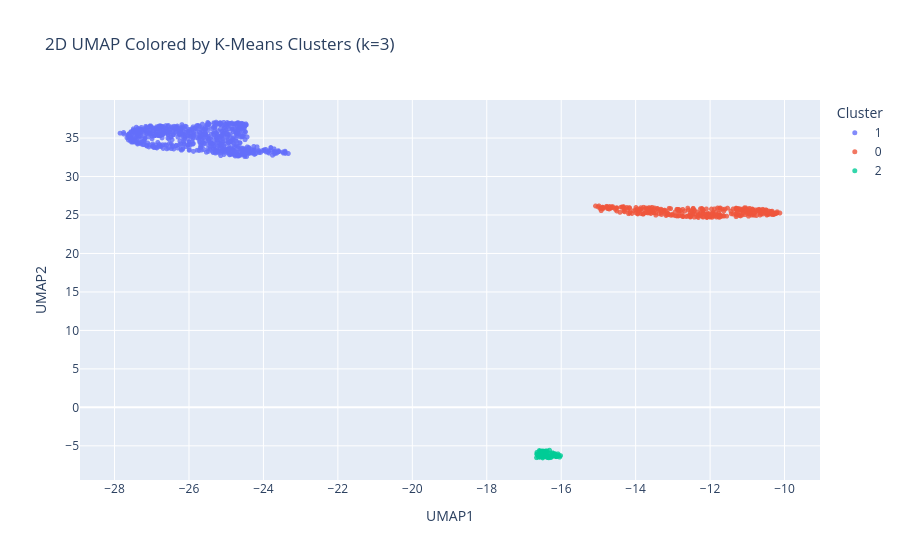

Here is the notebook cell this chart was saved with:
### Markdown cell above
Select a random representative trace from each of the clusters and plot it

### Code cell
# Clustering and Representative Traces (2D Projection, K=3)
print("Performing clustering to find representative traces...")

# 1. Calculate 2D UMAP for final cluster figure
print("Calculating 2D UMAP for final cluster figure...")
# Ensure we use n_components=2 explicitly
if 'umap' not in locals():
    import umap
reducer_2d = umap.UMAP(n_components=2, n_neighbors=30, n_epochs=500, min_dist=0.1, random_state=42)
umap_2d = reducer_2d.fit_transform(embeddings)

# 2. Perform Clustering (K-Means on 2D UMAP coords)
# User observed 3 clusters
from sklearn.cluster import KMeans
n_clusters = 3  # Explicitly defined
kmeans = KMeans(n_clusters=n_clusters, random_state=42)
cluster_labels_km = kmeans.fit_predict(umap_2d)

# 3. Select ONE RANDOM representative trace from EACH cluster
# Strategy: Find all points in cluster, pick one index randomly
print(f"Selecting a random representative trace for each of the {n_clusters} clusters...")

fig, axes = plt.subplots(n_clusters, 1, figsize=(10, 3*n_clusters), sharex=True)
if n_clusters == 1: axes = [axes]

for i in range(n_clusters):
    cluster_indices = np.where(cluster_labels_km == i)[0]
    
    if len(cluster_indices) > 0:
        # Pick random index
        rand_idx_local = np.random.choice(len(cluster_indices))
        rand_idx_global = cluster_indices[rand_idx_local]
        
        if 'traces_valid' in locals() and rand_idx_global < len(traces_valid):
            t_data = traces_valid[rand_idx_global]
            t_label = labels[rand_idx_global] if 'labels' in locals() else f"Trace {rand_idx_global}"
            
            ax = axes[i]
            ax.plot(t_data, color='blue', linewidth=1)
            ax.set_title(f"Cluster {i+1} Random Rep. (Index {rand_idx_global}, {t_label})")
            ax.grid(True, alpha=0.3)
            
            if i == n_clusters - 1:
                ax.set_xlabel("Time")
            ax.set_ylabel("Intensity")
    else:
        print(f"Cluster {i+1} has no points!")

plt.tight_layout()
plt.show()

# 4. Visualize Clusters on 2D UMAP
df_2d = pd.DataFrame(umap_2d, columns=['UMAP1', 'UMAP2'])
df_2d['Cluster'] = cluster_labels_km.astype(str)
if 'labels' in locals():
    df_2d['Condition'] = labels

# Plot 2D scatter
import plotly.express as px
fig = px.scatter(
    df_2d, x='UMAP1', y='UMAP2', 
    color='Cluster',
    title="2D UMAP Colored by K-Means Clusters (k=3)",
    opacity=0.8,
    hover_data=['Condition'] if 'labels' in locals() else None
)
fig.update_traces(marker=dict(size=5))
fig.show()

### Figure 1 — Plotly figure (JSON) as saved in the notebook; plotly's stock layout.template omitted (floating-point values rounded to 4 significant figures; data arrays with more than 128 entries replaced by an {"elided": "..."} marker saying what was removed)
{"data": [{"customdata": {"elided": "679x1 str values"}, "hovertemplate": "Cluster=1<br>UMAP1=%{x}<br>UMAP2=%{y}<br>Condition=%{customdata[0]}<extra></extra>", "legendgroup": "1", "marker": {"color": "#636efa", "opacity": 0.8, "size": 5, "symbol": "circle"}, "mode": "markers", "name": "1", "showlegend": true, "type": "scattergl", "x": {"elided": "679 float values"}, "xaxis": "x", "y": {"elided": "679 float values"}, "yaxis": "y"}, {"customdata": {"elided": "314x1 str values"}, "hovertemplate": "Cluster=0<br>UMAP1=%{x}<br>UMAP2=%{y}<br>Condition=%{customdata[0]}<extra></extra>", "legendgroup": "0", "marker": {"color": "#EF553B", "opacity": 0.8, "size": 5, "symbol": "circle"}, "mode": "markers", "name": "0", "showlegend": true, "type": "scattergl", "x": {"elided": "314 float values"}, "xaxis": "x", "y": {"elided": "314 float values"}, "yaxis": "y"}, {"customdata": [["FLMRNA_2X"], ["FLMRNA_2X"], ["FLMRNA_2X"], ["FLMRNA_2X"], ["FLMRNA_2X"], ["FLMRNA_2X"], ["FLMRNA_2X"], ["FLMRNA_2X"], ["FLMRNA_2X"], ["FLMRNA_2X"], ["FLMRNA_2X"], ["FLMRNA_2X"], ["FLMRNA_2X"], ["FLMRNA_2X"], ["FLMRNA_2X"], ["FLMRNA_2X"], ["FLMRNA_2X"], ["FLMRNA_2X"], ["FLMRNA_2X"], ["FLMRNA_2X"], ["FLMRNA_2X"], ["FLMRNA_2X"], ["FLMRNA_2X"], ["FLMRNA_2X"], ["FLMRNA_2X"], ["FLMRNA_2X"], ["FLMRNA_2X"], ["FLMRNA_2X"], ["FLMRNA_2X"], ["FLMRNA_2X"], ["FLMRNA_2X"], ["FLMRNA_2X"], ["FLMRNA_2X"], ["FLMRNA_2X"], ["FLMRNA_2X"], ["FLMRNA_2X"], ["FLMRNA_2X"], ["FLMRNA_2X"], ["FLMRNA_2X"], ["FLMRNA_2X"], ["FLMRNA_2X"], ["FLMRNA_2X"], ["FLMRNA_2X"], ["FLMRNA_2X"], ["FLMRNA_2X"], ["FLMRNA_2X"], ["FLMRNA_2X"], ["FLMRNA_2X"], ["FLMRNA_2X"], ["FLMRNA_2X"], ["FLMRNA_2X"], ["FLMRNA_2X"], ["FLMRNA_2X"], ["FLMRNA_2X"], ["FLMRNA_2X"], ["FLMRNA_2X"], ["FLMRNA_2X"], ["FLMRNA_2X"], ["FLMRNA_2X"], ["FLMRNA_2X"], ["FLMRNA_2X"], ["FLMRNA_2X"], ["FLMRNA_2X"], ["FLMRNA_2X"], ["FLMRNA_2X"], ["FLMRNA_2X"], ["FLMRNA_2X"], ["FLMRNA_2X"], ["FLMRNA_2X"], ["FLMRNA_2X"], ["FLMRNA_2X"], ["FLMRNA_2X"], ["FLMRNA_2X"], ["FLMRNA_2X"], ["FLMRNA_2X"], ["FLMRNA_2X"], ["FLMRNA_2X"], ["FLMRNA_2X"], ["FLMRNA_2X"], ["FLMRNA_2X"], ["FLMRNA_2X"], ["FLMRNA_2X"], ["FLMRNA_2X"], ["FLMRNA_2X"], ["FLMRNA_2X"]], "hovertemplate": "Cluster=2<br>UMAP1=%{x}<br>UMAP2=%{y}<br>Condition=%{customdata[0]}<extra></extra>", "legendgroup": "2", "marker": {"color": "#00cc96", "opacity": 0.8, "size": 5, "symbol": "circle"}, "mode": "markers", "name": "2", "showlegend": true, "type": "scattergl", "x": [-16.57, -16.55, -16.48, -16.53, -16.14, -16.52, -16.17, -16.5, -16.46, -16.56, -16.52, -16.48, -16.46, -16.44, -16.39, -16.44, -16.44, -16.34, -16.52, -16.24, -16.27, -16.52, -16.57, -16.52, -16.58, -16.35, -16.34, -16.41, -16.34, -16.46, -16.45, -16.11, -16.37, -16.52, -16.18, -16.21, -16.45, -16.48, -16.5, -16.29, -16.07, -16.41, -16.49, -16.33, -16.55, -16.5, -16.07, -16.52, -16.53, -16.38, -16.45, -16.44, -16.55, -16.11, -16.23, -16.49, -16.39, -16.61, -16.12, -16.65, -16.56, -16.55, -16.15, -16.41, -16.66, -16.29, -16.12, -16.08, -16.43, -16.23, -16.65, -16.21, -16.13, -16.32, -16.45, -16.17, -16.37, -16.02, -16.59, -16.5, -16.21, -16.66, -16.23, -16.04, -16.09], "xaxis": "x", "y": [-5.967, -6.281, -6.452, -6.431, -6.32, -5.789, -6.286, -6.474, -6.398, -5.712, -5.762, -5.757, -6.4, -5.788, -6.146, -5.804, -6.349, -6.379, -5.682, -6.155, -6.487, -6.432, -5.685, -6.221, -6.493, -5.92, -6.395, -6.365, -6.451, -5.791, -5.876, -6.312, -6.49, -5.744, -6.076, -6.29, -6.125, -5.704, -5.751, -6.538, -6.252, -5.925, -5.846, -6.557, -5.765, -5.721, -6.298, -6.411, -6.302, -5.665, -5.754, -6.117, -6.198, -6.314, -6.361, -5.682, -6.484, -6.474, -6.325, -6.144, -6.42, -5.801, -6.376, -5.651, -6.063, -5.955, -6.396, -6.313, -5.701, -6.167, -5.852, -6.258, -6.41, -5.57, -5.747, -6.021, -6.531, -6.274, -5.615, -6.565, -6.001, -6.545, -5.902, -6.469, -6.048], "yaxis": "y"}], "layout": {"legend": {"title": {"text": "Cluster"}, "tracegroupgap": 0}, "title": {"text": "2D UMAP Colored by K-Means Clusters (k=3)"}, "xaxis": {"anchor": "y", "domain": [0, 1], "title": {"text": "UMAP1"}}, "yaxis": {"anchor": "x", "domain": [0, 1], "title": {"text": "UMAP2"}}}}
